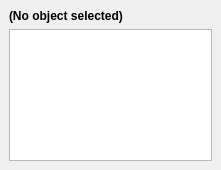
<?xml version="1.0" encoding="UTF-8"?>
<ui version="4.0">
 <class>RenderConfigWidget</class>
 <widget class="QDockWidget" name="RenderConfigWidget">
  <property name="geometry">
   <rect>
    <x>0</x>
    <y>0</y>
    <width>221</width>
    <height>170</height>
   </rect>
  </property>
  <property name="windowTitle">
   <string>Render Property</string>
  </property>
  <widget class="QWidget" name="content">
   <layout class="QVBoxLayout" name="mainLayout">
    <item>
     <widget class="QLabel" name="relatedDataObject">
      <property name="font">
       <font>
        <weight>75</weight>
        <bold>true</bold>
       </font>
      </property>
      <property name="text">
       <string>(No object selected)</string>
      </property>
     </widget>
    </item>
    <item>
     <widget class="propertyguizeug::PropertyBrowser" name="propertyBrowser"/>
    </item>
   </layout>
  </widget>
 </widget>
 <customwidgets>
  <customwidget>
   <class>propertyguizeug::PropertyBrowser</class>
   <extends>QTreeView</extends>
   <header>propertyguizeug/PropertyBrowser.h</header>
  </customwidget>
 </customwidgets>
 <resources/>
 <connections/>
</ui>
